Frame 1 (no input): blank canvas, image omitted
Frame 60 (the mouse pressed at the canvas centre just before this capture): blank canvas, image omitted
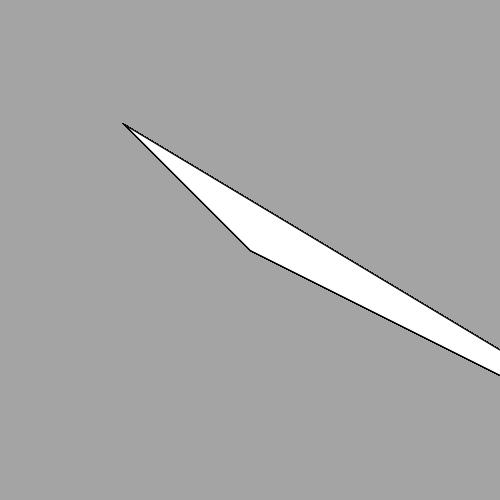
Frame 120 (the mouse held since frame 60 and released just before this capture)

The Processing sketch whose frames 1 and 60 were blank and that drew this single picture after the mouse press (run headless with seeded random() and noise(); from frame 60 on, the mouse is pressed at the canvas centre):

// Processing sketch: processing_172727
// ── processing_172727.pde

int ell = 1;
int el = 1;
int aa = 1;
void setup(){
  size(500,500);
 background(random(255));
stroke(1); 
}


void drawIt(){
  ell = mouseX;
  el = mouseY;
  for(int i=0 ;i < 10; i++){
    ellipse(mouseX,mouseY,ell,el);
    el /= 2;
    ell /= 2;
  }
}

int swag(){
   while(aa < 10){
     triangle(mouseX,mouseY,mouseX/2,mouseY/2,mouseX*3,mouseY*2);
     aa++;
   }
   aa = 1;
   return int(random(11));
}


void keyPressed(){
 drawIt(); 
}

void draw(){
  swag();
  
}
